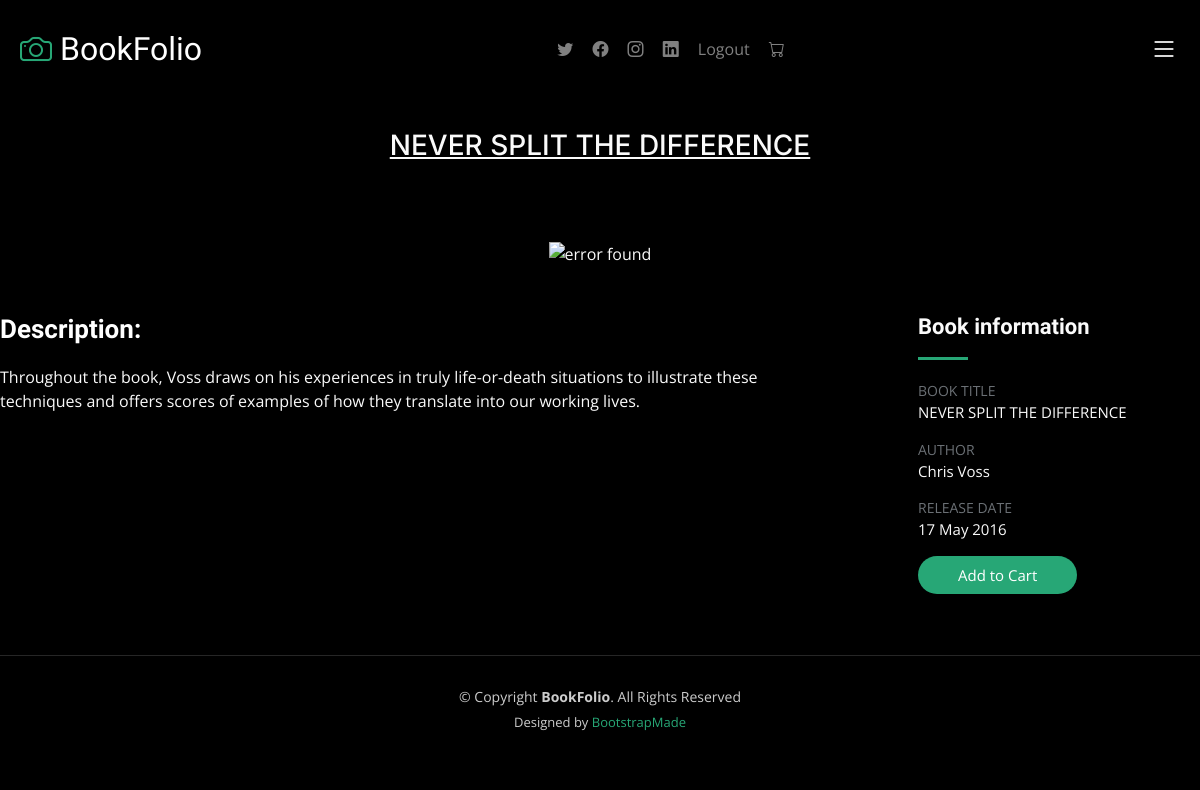
Page /gallery1/never-split-the-difference on the committed database.
### bookDB/models.py (models this page shows)
class bookColumn(models.Model):
    bookDB_title = models.CharField(max_length=50)
    bookDB_imglink = models.CharField(max_length=300)
    bookDB_price = models.CharField(max_length=300)
    bookDB_des = models.TextField()
    bookDB_author = models.CharField(max_length=50)
    bookDB_releaseDate = models.CharField(max_length=20)
    bookDB_slug = AutoSlugField(populate_from = 'bookDB_title',unique=True,null=True,default=None)

### BookFolio/views.py (the view)
# urls.py: path('gallery1/<slug>', views.gallery1),
def gallery1(request,slug):
    booksData = bookColumn.objects.get(bookDB_slug = slug)
    data={'booksData':booksData}
    return render(request,"gallery1.html",data)

### templates/gallery1.html (shortened to what this page needs)
{% extends "base.html" %}
{% block content %}
<main id="main" data-aos="fade" data-aos-delay="1500">
        <div class="page-header d-flex align-items-center">
            <div class="container position-relative">
                <div class="row d-flex justify-content-center">
                    <div class="col-lg-6 text-center">
                        <h3><u>{{booksData.bookDB_title}}</u></h3>
                    </div>
                </div>
            </div>
        </div>
        <section id="gallery-single" class="gallery-single">
            <div class="container">
                            <div style="">
                                <center><img src="{{booksData.bookDB_imglink}}" alt="error found">
                            </div>
                </div>
                <div class="row justify-content-between gy-4 mt-4">
                    <div class="col-lg-8">
                        <div class="portfolio-description">
                            <h2>Description: </h2>
                            <p>{{booksData.bookDB_des}}
                               </p>
                        </div>
                    </div>
                    <div class="col-lg-3">
                        <div class="portfolio-info">
                            <h3>Book information</h3>
                            <ul>
                                <li><strong>BOOK TITLE</strong> <span>{{booksData.bookDB_title}}</span></li>
                                <li><strong>AUTHOR</strong> <span>{{booksData.bookDB_author}}</span></li>
                                <li><strong>RELEASE DATE</strong> <span>{{booksData.bookDB_releaseDate}}
                                </span></li>
                                <li><a href="/cart/{{booksData.bookDB_slug}}" class="btn-visit align-self-start">Add to Cart</a></li>
                            </ul>
                        </div>
                    </div>
                </div>
        </section>
    </main>
{% endblock  %}

### static/css/main.css (style rules this page uses)
:root { --font-default: "Open Sans", system-ui, -apple-system, "Segoe UI", Roboto, "Helvetica Neue", Arial, "Noto Sans", "Liberation Sans", sans-serif, "Apple Color Emoji", "Segoe UI Emoji", "Segoe UI Symbol", "Noto Color Emoji"; --font-primary: "Inter", sans-serif; --font-secondary: "Cardo", sans-serif; }
:root { --color-default: #fafafa; --color-primary: #27a776; --color-secondary: #161718; }
:root { scroll-behavior: smooth; }
a { color: var(--color-primary); text-decoration: none; }
h1, h2, h3, h4, h5, h6 { font-family: var(--font-primary); }
.page-header { padding: 120px 0 60px 0; min-height: 30vh; position: relative; }
.gallery-single .portfolio-info h3 { font-size: 22px; font-weight: 700; margin-bottom: 20px; padding-bottom: 20px; position: relative; font-family: var(--font-secondary); }
.gallery-single .portfolio-info h3:after { content: ""; position: absolute; display: block; width: 50px; height: 3px; background: var(--color-primary); left: 0; bottom: 0; }
.gallery-single .portfolio-info ul { list-style: none; padding: 0; font-size: 15px; }
.gallery-single .portfolio-info ul li { display: flex; flex-direction: column; padding-bottom: 15px; }
.gallery-single .portfolio-info ul strong { text-transform: uppercase; font-weight: 400; color: #6b7075; font-size: 14px; }
.gallery-single .portfolio-info .btn-visit { padding: 8px 40px; background: var(--color-primary); color: #fff; border-radius: 50px; transition: 0.3s; }
.gallery-single .portfolio-description h2 { font-size: 26px; font-weight: 700; margin-bottom: 20px; color: #fff; font-family: var(--font-secondary); }
.gallery-single .portfolio-description p { padding: 0; }

### rows in the picture
bookColumn: bookDB_title "NEVER SPLIT THE DIFFERENCE", bookDB_des "Throughout the book, Voss draws on his experiences in truly life-or-death situations to illustrate these techniques and offers scores of examples of how they translate into our working lives.", bookDB_author "Chris Voss", bookDB_releaseDate "17 May 2016"
